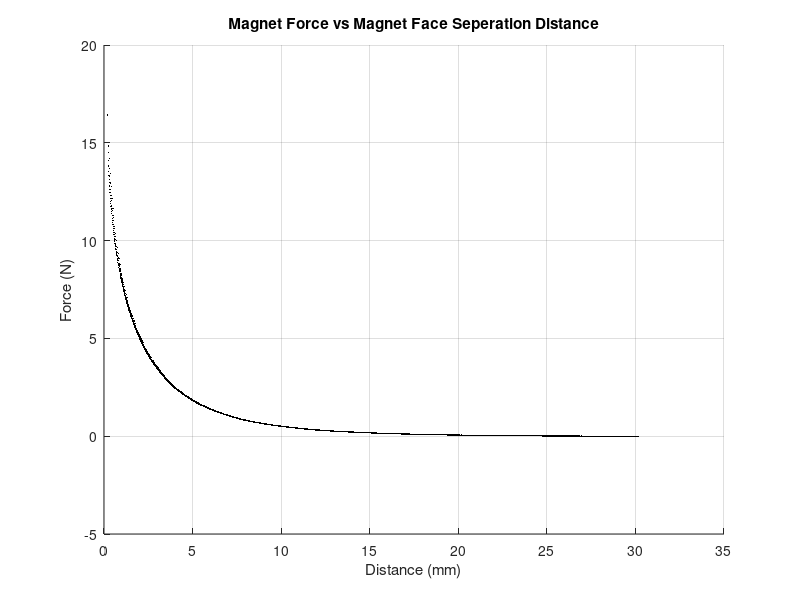

Write the MATLAB code that produced this figure.
clear
close all
clc

load magnetData.mat

for ind1 = 1:3
    line(dataOut{ind1}(:,1),dataOut{ind1}(:,2),'linestyle','none','color',[ 0 0 0],'marker','.','markersize',1)
end

xlabel('Distance (mm)')
ylabel('Force (N)')
title('Magnet Force vs Magnet Face Seperation Distance')
grid on